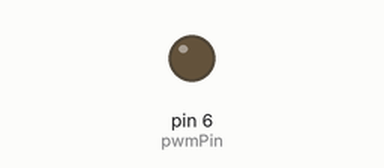
This sketch was run on a simulated Arduino Uno, built with avr-gcc and run on an emulated ATmega328P. On the bench: output pins drawn as LEDs (lit = HIGH). What the sketch prints to the serial monitor is not drawn.

Above: at 0.05 s.
At 0.95 s:
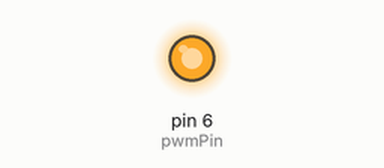
Timing chart, 0 to 3.0 s (numbered marks = the images above):
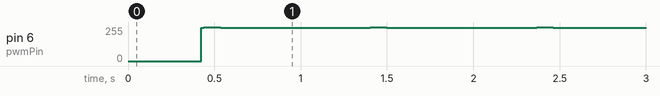

Measured:
- by itself, pin 6 (pwmPin): repeats every 0.96 s: 252/255 0.01 s, 253/255 0.01 s, 254/255 0.05 s, 253/255 0.01 s, 252/255 0.02 s, 250/255 0.87 s

The sketch:

led_through_pwm.ino
```cpp
const int pwmPin =  6;
void setup() {
  // put your setup code here, to run once:

  pinMode(pwmPin, OUTPUT);
  Serial.begin(9600);

}

void loop() {
  // put your main code here, to run repeatedly:
  for(int i = 0; i<180; i++){
    int val = (int)map((int)((sin(DEG_TO_RAD * i) * 1000.0f)), 0, 1000,0,255);

    Serial.println(val);
    analogWrite(pwmPin, val);
    delay(5);

  }

}
```
